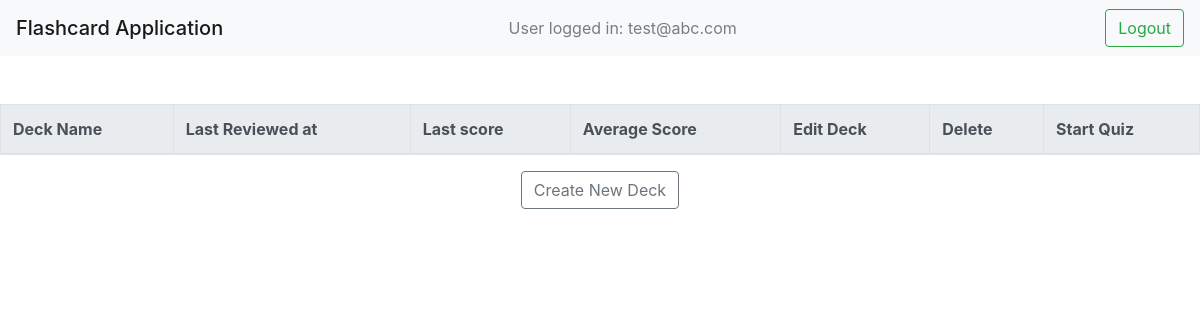
Page /dashboard/test@abc.com on the earlier database version.
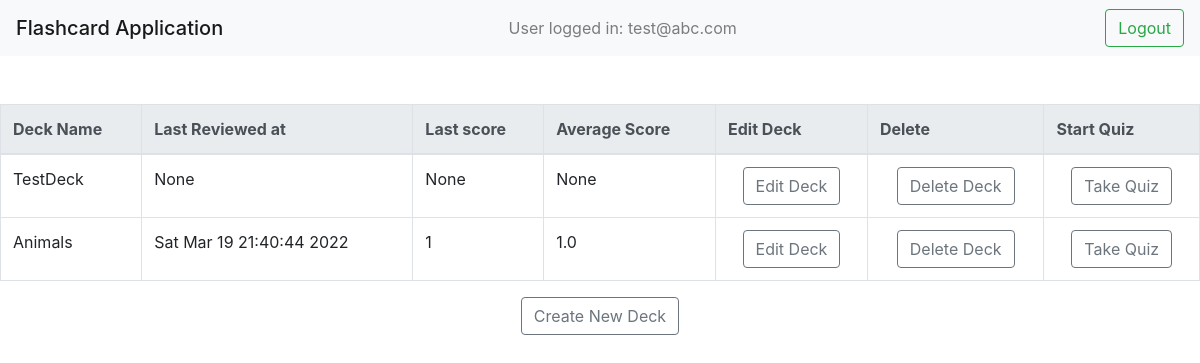
Same page on the later database version.
### application/models.py (models this page shows)
class User(db.Model,UserMixin):
  __tablename__ = 'user'
  id = db.Column(db.Integer, primary_key = True)
  username = db.Column(db.String(15))
  email = db.Column(db.String(255), unique=True)
  password = db.Column(db.String(255))
  active = db.Column(db.Boolean())
  roles = db.relationship('Role', secondary=roles_users,backref=db.backref('users', lazy='dynamic'))
  deck_user = db.relationship('UserDeckRelation', backref = 'user',cascade="all,delete")

class Deck(db.Model):
  __tablename__ = 'deck'
  deck_id = db.Column(db.Integer, primary_key = True, autoincrement = True)
  deck_name = db.Column(db.String(100), nullable = False)
  deck_total_score = db.Column(db.Integer)
  deck_average_score = db.Column(db.Float)
  card_deck = db.relationship('CardDeckRelation', backref = 'deck',cascade="all,delete")
  user_deck = db.relationship('UserDeckRelation', backref = 'deck',cascade="all,delete")

class UserDeckRelation(db.Model):
  __tablename__ = 'user_deck_relation'
  correct = db.Column(db.Integer)
  time = db.Column(db.String(100))
  quiz_count = db.Column(db.Integer)
  user_deck_relation_id = db.Column(db.Integer, primary_key = True, autoincrement = True)
  userUCR_foreignid = db.Column(db.Integer, db.ForeignKey('user.id'), nullable = False)
  deckUCR_foreignid = db.Column(db.Integer, db.ForeignKey('deck.deck_id'), nullable = False)

### application/controllers.py (the view)
@app.route('/dashboard/<string:email>',methods = ['GET','POST'])
def dashboard(email):
  user = User.query.filter_by(email = email).first()
  uid = user.id
  decks = Deck.query.all()
  score_info = UserDeckRelation.query.all()
  session['ques_seen'] = 0
  return render_template('dashboard.html',email = email, decks = decks,score_info = score_info,uid = uid)

### templates/dashboard.html (shortened to what this page needs)
<!DOCTYPE html>
<html lang="en">
<head>
  <link rel="stylesheet" href="https://maxcdn.bootstrapcdn.com/bootstrap/4.0.0/css/bootstrap.min.css">
</head>
<body>
  <nav class="navbar navbar-light bg-light">
    <span class="navbar-brand mb-0 h1">Flashcard Application</span>
    <span class="navbar-text">
      User logged in: {{email}} &nbsp &nbsp &nbsp &nbsp &nbsp &nbsp &nbsp &nbsp &nbsp &nbsp &nbsp
    </span>
    <form action='/logout' align = 'center'>
      <button class="btn btn-outline-success my-2 my-sm-0" type="submit">Logout</button>
    </form>
  </nav>
  <br><br>
  <table align = "center" class = "table table-bordered">
    <thead class="thead-light">
      <tr>
        <th>Deck Name</th>
        <th>Last Reviewed at</th>
        <th>Last score</th>
        <th>Average Score</th>
        <th>Edit Deck</th>
        <th>Delete</th>
        <th>Start Quiz</th>
      </tr>
    </thead>
    <tbody>
      {% for deck in decks %}
        {% for score in score_info %}
          {% if score['userUCR_foreignid'] == uid and score['deckUCR_foreignid'] == deck['deck_id']%}
            <tr>
              <td>{{ deck['deck_name'] }}</td>
              <td>{{score['time']}}</td>
              <td>{{score['correct']}}</td>
              <td>{{ deck['deck_average_score'] }}</td>
              <td>
                <form action='{{ url_for("edit_deck",email = email,deck_name = deck["deck_name"]) }}' align = 'center'>
                  <button class="btn btn-outline-secondary" type="submit">Edit Deck</button>
                </form>
              </td>
              <td>
                <form action='/dashboard/{{email}}/{{deck["deck_name"]}}/delete_deck' align = 'center'>
                  <button class="btn btn-outline-secondary" type="submit">Delete Deck</button>
                </form>
              </td>
              <td>
                <form action='/dashboard/{{email}}/{{deck["deck_name"]}}/quiz' align = 'center'>
                  <button class="btn btn-outline-secondary" type="submit">Take Quiz</button>
                </form>
              </td>
            </tr>
          {% endif %}
        {% endfor %}
      {% endfor %}
    </tbody>
  </table>
  <form action='{{ url_for("create_deck",email = email) }}' align = 'center'>
    <button class="btn btn-outline-secondary" type="submit">Create New Deck</button>
</form>
</body>
</html>

Differences in the rows shown:
added Deck: deck_name "TestDeck", deck_average_score "None"
added UserDeckRelation: time "None", correct "None"
added Deck: deck_name "Animals", deck_average_score "1.0"
added UserDeckRelation: time "Sat Mar 19 21:40:44 2022", correct "1"
